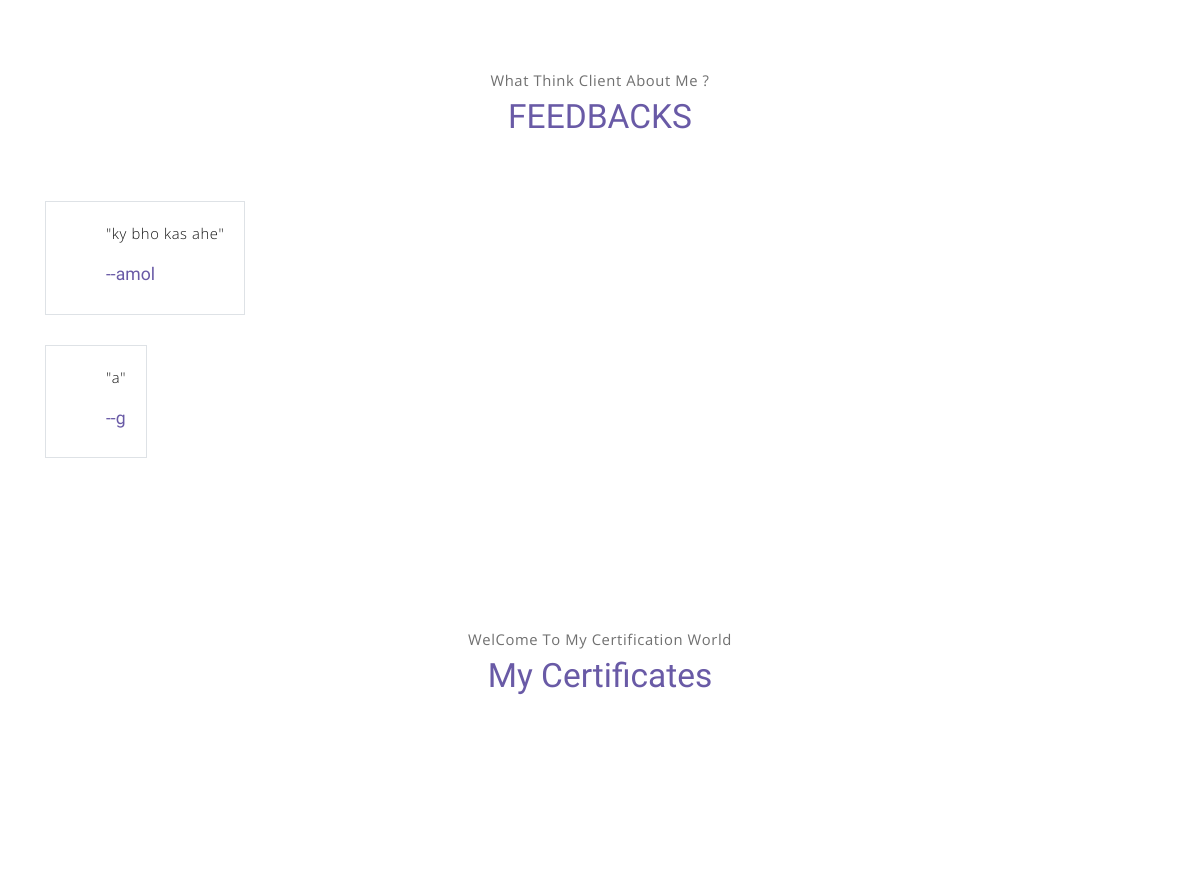
/ (middle part), run on an earlier commit of the app's database.
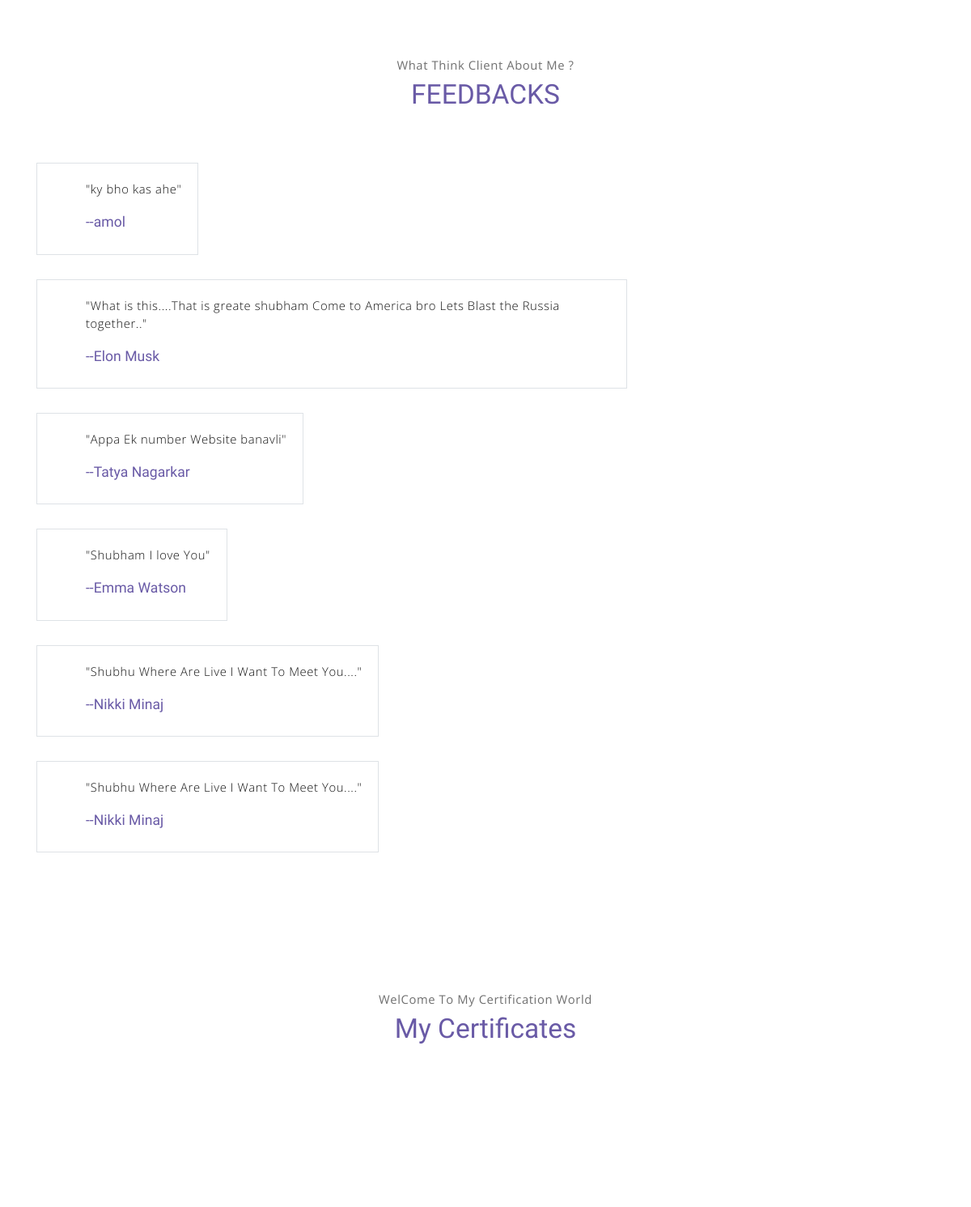
And on a later commit of the database.
### Portfolio_app/models.py (models this page shows)
class Feedback(models.Model):
    F_name = models.CharField(max_length=255)
    F_Email = models.EmailField()
    F_mobile = models.CharField(max_length=20)
    F_text=models.TextField(default='')

### Portfolio_app/views.py (the view)
# urls.py: 2. Add a URL to urlpatterns:  path('', views.home, name='home')
def home(request):
        fb=Feedback.objects.all()
        cert=Certificate.objects.all()
        prjt=Projects.objects.all()
        context={
        'fb':fb,
        'cert':cert,
        'prjt':prjt,
        }
        return render(request,'base.html',context)

### Portfolio_app/templates/base.html (shortened to what this page needs)
<!DOCTYPE html>
<html lang="en">
<head>
    <link rel="stylesheet" href="static/vendors/themify-icons/css/themify-icons.css">
	<link rel="stylesheet" href="static/css/meyawo.css">
</head>
<body data-spy="scroll" data-target=".navbar" data-offset="40" id="home">
    <section class="section" id="testmonial">
        <div class="container text-center">
            <p class="section-subtitle">What Think Client About Me ?</p>
            <h6 class="section-title mb-6">FEEDBACKS</h6>
            <div class="row">
                {% for fb in fb %}
                <div class="col-lg-8">
                    <div class="testimonial-card">
                        <div class="testimonial-card-body">
                            <p class="testimonial-card-subtitle">"{{fb.F_text}}"</p>
                            <h6 class="testimonial-card-title">--{{fb.F_name}}</h6>
                        </div>
                    </div>
                </div>
                {% endfor %}
                </div>
        </div>
    </section>
    <section class="section" id="blog">
        <div class="container text-center">
            <p class="section-subtitle">WelCome To My Certification World</p>
            <h6 class="section-title mb-6">My Certificates</h6>
        </div>
    </section>
    <section class="section" id="contact">
    </section>
</body>
</html>

What changed in the data, as far as the page shows it:
removed Feedback: F_text "a", F_name "g"
added Feedback: F_text "What is this....That is greate shubham Come to America bro Lets Blast the Russia together..", F_name "Elon Musk"
added Feedback: F_text "Appa Ek number Website banavli", F_name "Tatya Nagarkar"
added Feedback: F_text "Shubham I love You", F_name "Emma Watson"
added Feedback: F_text "Shubhu Where Are Live I Want To Meet You....", F_name "Nikki Minaj"
added Feedback: F_text "Shubhu Where Are Live I Want To Meet You....", F_name "Nikki Minaj"
